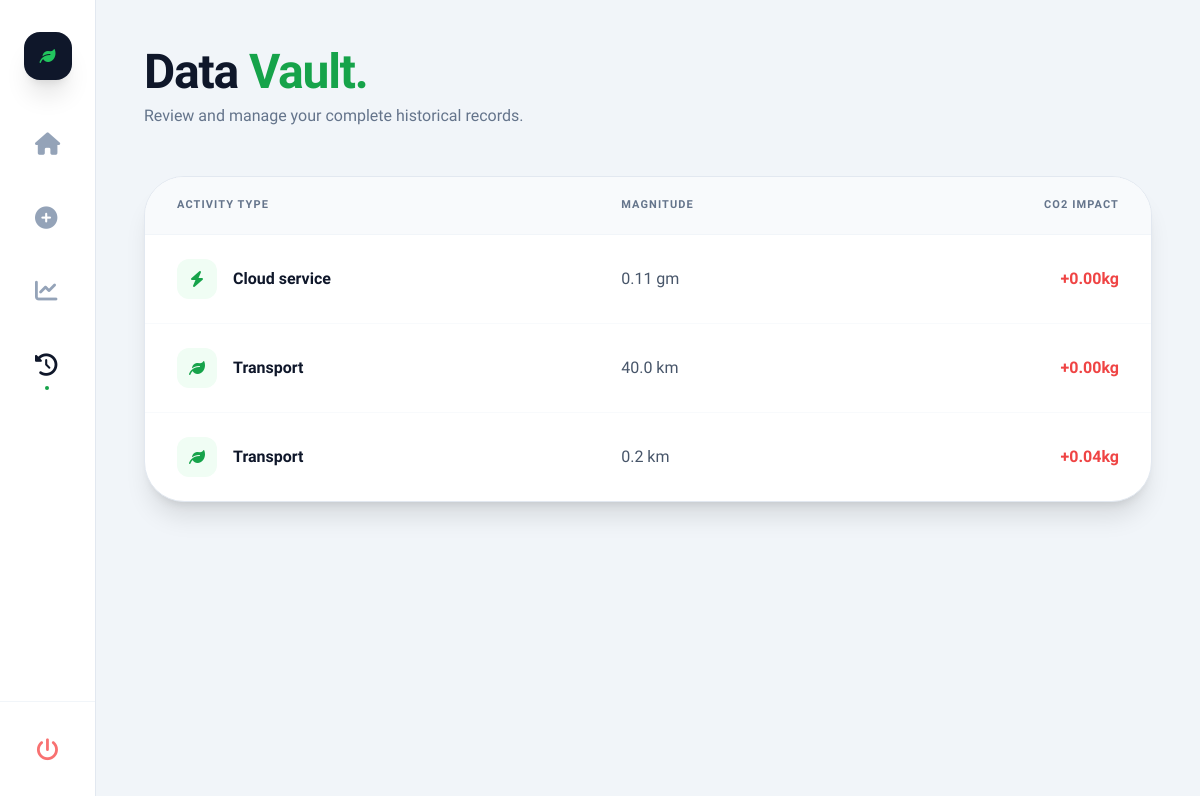
Before: /history/ (signed in) with the older database file.
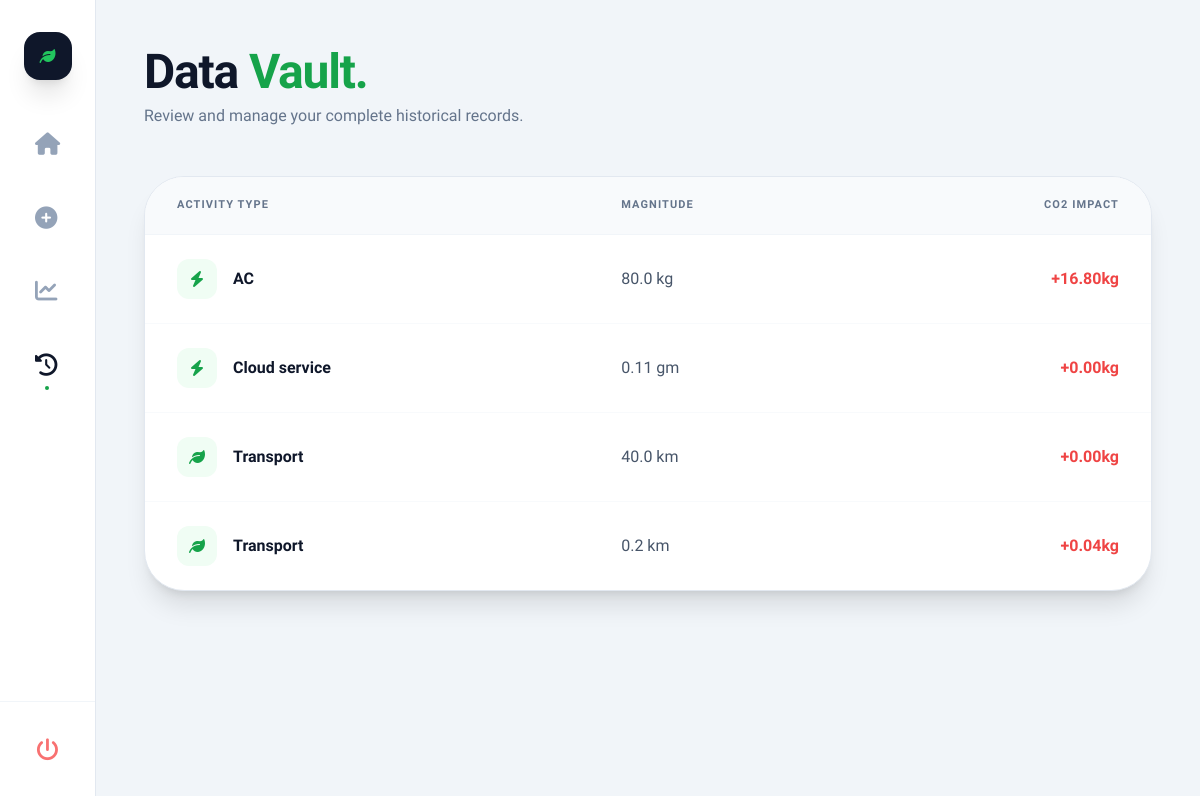
After: the same page with the newer database file.
### core/models.py (models this page shows, shortened)
class CarbonEntry(models.Model):
    user = models.ForeignKey(User, on_delete=models.CASCADE)
    category = models.ForeignKey(Category, on_delete=models.CASCADE)
    value = models.FloatField(verbose_name="Quantity Used") # Users enter '5' here
    co2_total = models.FloatField(editable=False) # Code calculates the result here
    created_at = models.DateTimeField(auto_now_add=True)

class Category(models.Model):
    name = models.CharField(max_length=100)
    unit = models.CharField(max_length=20, default='units') # e.g., 'km' or 'hours'
    co2_per_unit = models.FloatField(
        default=0.0,
        help_text="kg of CO2 emitted per 1 unit"
    )
    icon_code = models.CharField(max_length=50, default='bolt')
    class Meta:
        verbose_name_plural = "Categories"

### core/views.py (the view)
# urls.py: path('history/', views.history, name='history'),
@login_required
def history(request):
    entries = CarbonEntry.objects.filter(user=request.user).order_by('-created_at')
    return render(request, 'core/history.html', {'entries': entries})

### core/templates/core/history.html
{% extends 'core/base.html' %}
{% block content %}
<header class="mb-12">
    <h1 class="text-5xl font-[800] text-slate-900 tracking-tight">Data <span class="text-green-600">Vault.</span></h1>
    <p class="text-slate-500 mt-2 font-medium">Review and manage your complete historical records.</p>
</header>
<div class="bg-white rounded-[2.5rem] border border-slate-200 shadow-xl overflow-hidden">
    <table class="w-full text-left">
        <thead class="bg-slate-50 text-slate-500 text-[11px] font-bold uppercase tracking-widest">
            <tr>
                <th class="px-8 py-5 border-b border-slate-100">Activity Type</th>
                <th class="px-8 py-5 border-b border-slate-100">Magnitude</th>
                <th class="px-8 py-5 border-b border-slate-100 text-right">CO2 Impact</th>
            </tr>
        </thead>
        <tbody class="divide-y divide-slate-50">
            {% for entry in entries %}
            <tr class="hover:bg-slate-50/50 transition duration-200">
                <td class="px-8 py-6">
                    <div class="flex items-center gap-4">
                        <div class="w-10 h-10 rounded-xl bg-green-50 text-green-600 flex items-center justify-center">
                            <i class="fa-solid fa-{{ entry.category.icon_code|default:'leaf' }}"></i>
                        </div>
                        <span class="font-bold text-slate-900">{{ entry.category.name }}</span>
                    </div>
                </td>
                <td class="px-8 py-6 text-slate-600 font-medium">{{ entry.value }} {{ entry.category.unit }}</td>
                <td class="px-8 py-6 text-right font-black text-red-500">+{{ entry.co2_total|floatformat:2 }}kg</td>
            </tr>
            {% endfor %}
        </tbody>
    </table>
</div>
{% endblock %}

### core/templates/core/base.html (shortened to what this page needs)
<!DOCTYPE html>
<html lang="en">
<head>
    <script src="https://cdn.tailwindcss.com"></script>
    <link href="https://cdnjs.cloudflare.com/ajax/libs/font-awesome/6.0.0/css/all.min.css" rel="stylesheet">
</head>
<body class="flex flex-col lg:flex-row min-h-screen">
   <nav class="w-full lg:w-24 border-r border-slate-200 bg-white flex lg:flex-col items-center py-8 z-50">
    <div class="w-12 h-12 bg-slate-900 rounded-2xl flex items-center justify-center text-white shadow-xl mb-4 lg:mb-12">
        <i class="fa-solid fa-leaf text-green-500"></i>
    </div>
    <div class="flex lg:flex-col gap-10">
        <a href="{% url 'dashboard' %}" class="nav-link {% if request.resolver_match.url_name == 'dashboard' %}active{% endif %}" title="Dashboard">
            <i class="fa-solid fa-house"></i>
        </a>
        <a href="{% url 'log_activity' %}" class="nav-link {% if request.resolver_match.url_name == 'log_activity' %}active{% endif %}" title="Log Activity">
            <i class="fa-solid fa-plus-circle"></i>
        </a>
        <a href="{% url 'trends' %}" class="nav-link {% if request.resolver_match.url_name == 'trends' %}active{% endif %}" title="Analytics">
            <i class="fa-solid fa-chart-line"></i>
        </a>
        <a href="{% url 'history' %}" class="nav-link {% if request.resolver_match.url_name == 'history' %}active{% endif %}" title="History">
            <i class="fa-solid fa-clock-rotate-left"></i>
        </a>
    </div>
    <div class="flex lg:flex-col gap-10 mt-auto pt-8 border-t border-slate-100 w-full items-center">
    {% if user.is_authenticated %}
        <form action="{% url 'logout' %}" method="post" id="logout-form" class="inline">
            <button type="submit" class="nav-link text-red-400 hover:text-red-600 border-none bg-transparent cursor-pointer" title="End Session">
                <i class="fa-solid fa-power-off"></i>
            </button>
        </form>
    {% else %}
        <a href="{% url 'login' %}" class="nav-link text-green-600" title="Secure Login">
            <i class="fa-solid fa-right-to-bracket"></i>
        </a>
    {% endif %}
    </div>
</nav>
<main class="flex-1 p-6 lg:p-12 overflow-y-auto">
    {% block content %}{% endblock %}
</main>
</body>
</html>

### core/templates/core/base.html (style rules this page uses)
body { font-family: 'Plus Jakarta Sans', sans-serif; background-color: #f1f5f9; color: #0f172a; scroll-behavior: smooth; }
.nav-link { color: #94a3b8; font-size: 1.4rem; transition: all 0.3s cubic-bezier(0.4, 0, 0.2, 1); position: relative; }
.nav-link.active::after { content: ''; position: absolute; bottom: -8px; left: 50%; transform: translateX(-50%); width: 4px; height: 4px; background-color: #16a34a; border-radius: 50%; }
.nav-link.active { color: #0f172a; }

Changed rows visible on the page:
added CarbonEntry: category.name "AC", value "80.0", category.unit "kg", co2_total "16.80"
